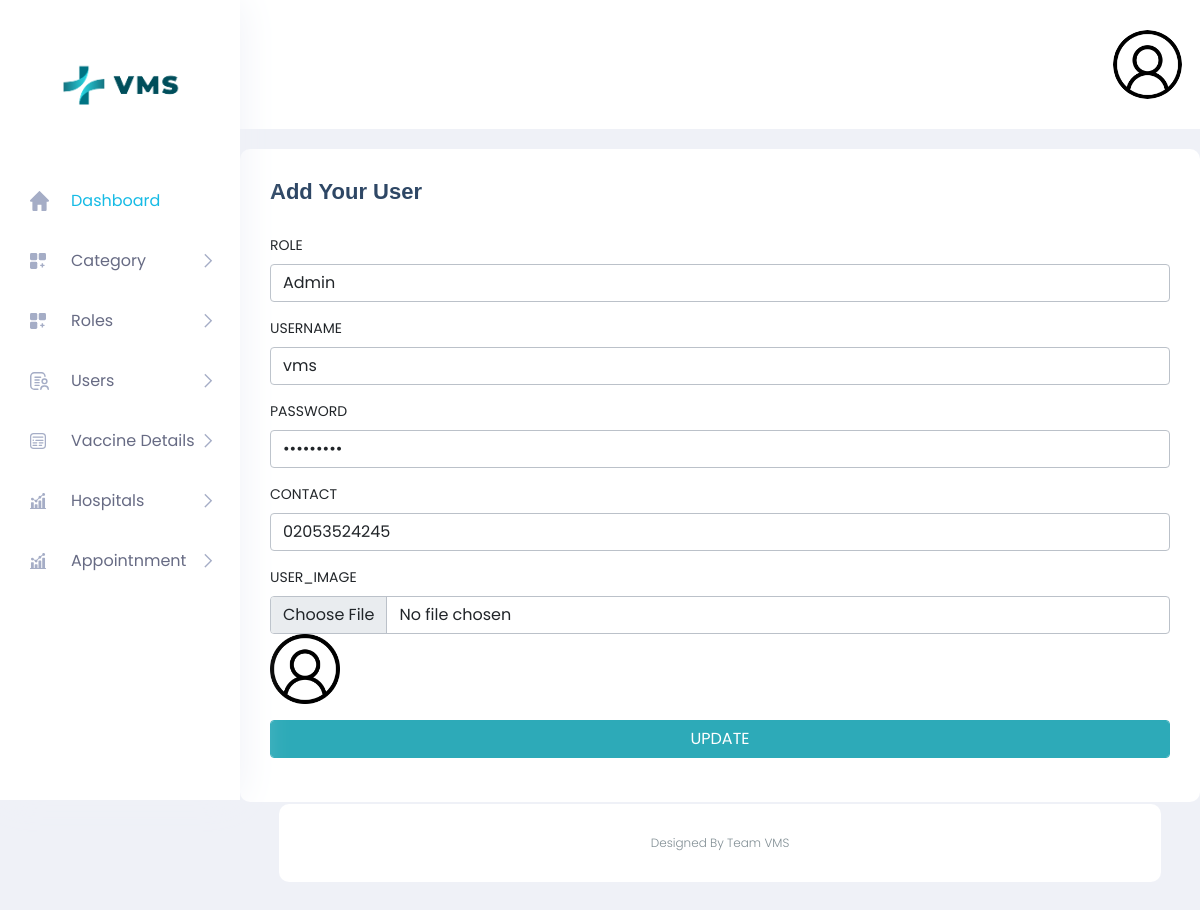
/ADMIN/user_update_form.php?id=1 (signed in), run on the app's committed database.
### tables this page shows
CREATE TABLE `users` (
  `ID` int(11) NOT NULL,
  `ROLE_ID_FK` int(11) NOT NULL,
  `USERNAME` varchar(30) NOT NULL,
  `PASSWORD` varchar(40) NOT NULL,
  `CONTACT` varchar(40) NOT NULL,
  `USER_IMAGE` varchar(50) NOT NULL
);

CREATE TABLE `role` (
  `ID` int(11) NOT NULL,
  `ROLE_NAME` varchar(40) NOT NULL
);

### ADMIN/user_update_form.php (the view, shortened to what this page needs)
<?php include('header.php');
include('connection.php');
$q="select * from role";
$res=mysqli_query($con,$q);
$i=$_GET['id'];
$q1="select * from USERS where ID='$i'";
$res1=mysqli_query($con,$q1);
$data1=mysqli_fetch_assoc($res1);
?>
<div class="container-fluid p-0">
<div class="row justify-content-center">
<div class="col-lg-12">
<div class="white_box mb_30">
<div class="box_header ">
<div class="main-title">
<h3 class="mb-0">Add Your User</h3>
</div>
</div>
<form method="POST" action="user_update.php" enctype="multipart/form-data">
<div class="mb-3">
<label class="form-label" for="exampleFormControlInput1">ROLE</label>
<select  class="form-control" name="u_r_id">
                       <?php while($data=mysqli_fetch_assoc($res)) { ?>
                       <option value="<?php echo $data['ID'] ?>" <?php  if($data['ID']==$data1['ROLE_ID_FK'])  { echo 'selected'; }  ?>> <?php echo $data['ROLE_NAME'] ?> </option>
                       <?php } ?>
</select>
</div>
<div class="mb-3">
<label class="form-label" for="exampleFormControlInput1">USERNAME</label>
<input type="text" class="form-control" id="exampleFormControlInput1" name="u_name" value="<?php echo $data1['USERNAME'] ?>">
</div>
<div class="mb-3">
<label class="form-label" for="exampleFormControlInput1">PASSWORD</label>
<input type="password" class="form-control" id="exampleFormControlInput1" name="pwsd" value="<?php echo $data1['PASSWORD'] ?>">
</div>
<div class="mb-3">
<label class="form-label" for="exampleFormControlInput1">CONTACT</label>
<input type="text" class="form-control" id="exampleFormControlInput1" name="cnt" value="<?php echo $data1['CONTACT'] ?>">
</div>
<div class="mb-3">
<label class="form-label" for="exampleFormControlInput1">USER_IMAGE</label>
<input type="file" class="form-control" id="exampleFormControlInput1" onChange="readURL(this)" name="u_image">
<img id="proimg" src="<?php echo $data1['USER_IMAGE'] ?>" height=70/>
</div>
<button type="submit" class="btn btn-primary form-control" name="btn">UPDATE</button>
<?php include('footer.php') ?>

### data on the page
users: u_r_id "Admin", u_name "vms", cnt "02053524245", USER_IMAGE (picture)
